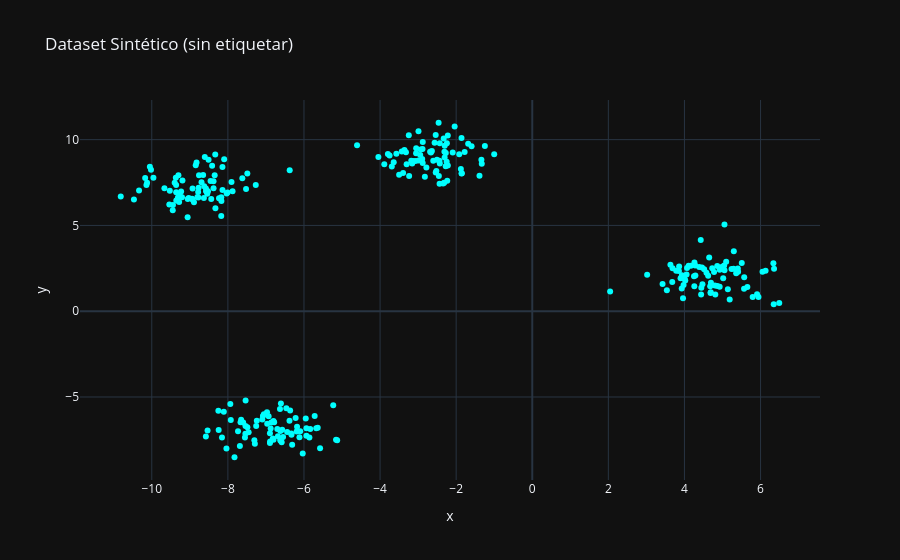

Notebook code cell kept with this figure:
### Markdown cell above
## Sección 1: K-Means Clustering

Empezamos con K-Means, el algoritmo de clustering más popular. Para mostrar su funcionamiento, creamos un conjunto de datos con `make_blobs` que contiene grupos bien definidos y de forma esférica.

### Code cell
# --- 2. Generación y Visualización de Datos ---
# Creamos un dataset con 300 muestras, 4 centros (clusters) y una desviación estándar de 0.8
X_blobs, y_blobs = make_blobs(n_samples=300,
                              centers=4,
                              cluster_std=0.8,
                              random_state=42,
                              # centers=[[0, 0], [6, 6], [1, 7], [7, 0]],
                              # cluster_std=1.0,
                              )

# Visualizamos los datos sin etiquetas para simular un problema no supervisado
fig = px.scatter(x=X_blobs[:, 0], y=X_blobs[:, 1], title="Dataset Sintético (sin etiquetar)")
fig.update_traces(marker=dict(color='cyan'))
fig.show()

### Figure 1 — Plotly figure (JSON) as saved in the notebook; plotly's stock layout.template omitted (floating-point values rounded to 4 significant figures; data arrays with more than 128 entries replaced by an {"elided": "..."} marker saying what was removed)
{"data": [{"hovertemplate": "x=%{x}<br>y=%{y}<extra></extra>", "legendgroup": "", "marker": {"color": "cyan", "symbol": "circle"}, "mode": "markers", "name": "", "orientation": "v", "showlegend": false, "x": {"elided": "300 float values"}, "xaxis": "x", "y": {"elided": "300 float values"}, "yaxis": "y", "type": "scatter"}], "layout": {"xaxis": {"anchor": "y", "domain": [0.0, 1.0], "title": {"text": "x"}}, "yaxis": {"anchor": "x", "domain": [0.0, 1.0], "title": {"text": "y"}}, "legend": {"tracegroupgap": 0}, "title": {"text": "Dataset Sintético (sin etiquetar)"}}}
